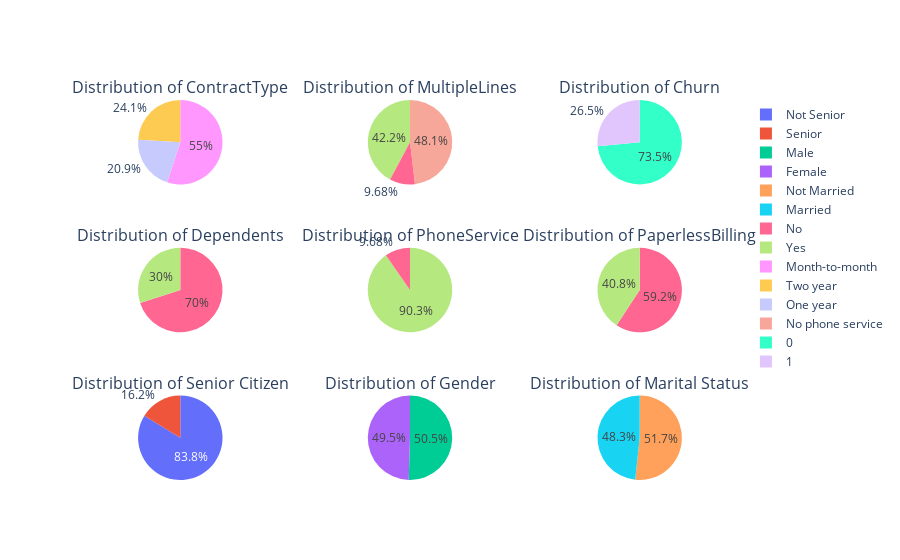

The code cell stored with this chart in its notebook:
### Code cell
# Subplotting Distribution of Data
fig = make_subplots(rows=3, cols=3, subplot_titles = ('Distribution of Senior Citizen', 
                                                      'Distribution of Gender', 
                                                      'Distribution of Marital Status', 
                                                      'Distribution of Dependents',
                                                      'Distribution of PhoneService',
                                                      'Distribution of PaperlessBilling',
                                                      'Distribution of ContractType',
                                                      'Distribution of MultipleLines',
                                                      'Distribution of Churn'), 
                    start_cell="bottom-left", specs=[[{"type":"pie"}, {"type":"pie"}, {"type":"pie"}],
                                                     [{"type":"pie"}, {"type":"pie"}, {"type":"pie"}],
                                                     [{"type":"pie"}, {"type":"pie"}, {"type":"pie"}]])

fig.add_trace(go.Pie(values = churn_pd_df.groupby('SeniorCitizen').size(), labels = churn_pd_df.SeniorCitizen.unique()),row=1, col=1)

fig.add_trace(go.Pie(values = churn_pd_df.groupby('gender').size(), labels = churn_pd_df.gender.unique()),row=1, col=2)

fig.add_trace(go.Pie(values = churn_pd_df.groupby('Partner').size(), labels = churn_pd_df.Partner.unique()), row = 1, col = 3)

fig.add_trace(go.Pie(values = churn_pd_df.groupby('Dependents').size(), labels = churn_pd_df.Dependents.unique()), row = 2, col = 1)

fig.add_trace(go.Pie(values = churn_pd_df.groupby('PhoneService').size(), labels = churn_pd_df.PhoneService.unique()), row = 2, col = 2)

fig.add_trace(go.Pie(values = churn_pd_df.groupby('PaperlessBilling').size(), labels = churn_pd_df.PaperlessBilling.unique()), row = 2, col = 3)

fig.add_trace(go.Pie(values = churn_pd_df.groupby('Contract').size(), labels = churn_pd_df.Contract.unique()), row = 3, col = 1)

fig.add_trace(go.Pie(values = churn_pd_df.groupby('MultipleLines').size(), labels = churn_pd_df.MultipleLines.unique()), row = 3, col = 2)

fig.add_trace(go.Pie(values = churn_pd_df.groupby('Churn').size(), labels = churn_pd_df.Churn.unique()), row = 3, col = 3)

# Distribution of Data
fig.show()

### Figure 1 — Plotly figure (JSON) as saved in the notebook; plotly's stock layout.template omitted (floating-point values rounded to 4 significant figures)
{"data": [{"domain": {"x": [0, 0.2889], "y": [0, 0.2222]}, "labels": ["Not Senior", "Senior"], "type": "pie", "values": [5901, 1142]}, {"domain": {"x": [0.3556, 0.6444], "y": [0, 0.2222]}, "labels": ["Female", "Male"], "type": "pie", "values": [3488, 3555]}, {"domain": {"x": [0.7111, 1], "y": [0, 0.2222]}, "labels": ["Married", "Not Married"], "type": "pie", "values": [3402, 3641]}, {"domain": {"x": [0, 0.2889], "y": [0.3889, 0.6111]}, "labels": ["No", "Yes"], "type": "pie", "values": [4933, 2110]}, {"domain": {"x": [0.3556, 0.6444], "y": [0.3889, 0.6111]}, "labels": ["No", "Yes"], "type": "pie", "values": [682, 6361]}, {"domain": {"x": [0.7111, 1], "y": [0.3889, 0.6111]}, "labels": ["Yes", "No"], "type": "pie", "values": [2872, 4171]}, {"domain": {"x": [0, 0.2889], "y": [0.7778, 1]}, "labels": ["Month-to-month", "One year", "Two year"], "type": "pie", "values": [3875, 1473, 1695]}, {"domain": {"x": [0.3556, 0.6444], "y": [0.7778, 1]}, "labels": ["No phone service", "No", "Yes"], "type": "pie", "values": [3390, 682, 2971]}, {"domain": {"x": [0.7111, 1], "y": [0.7778, 1]}, "labels": [0, 1], "type": "pie", "values": [5174, 1869]}], "layout": {"annotations": [{"font": {"size": 16}, "showarrow": false, "text": "Distribution of Senior Citizen", "x": 0.1444, "xanchor": "center", "xref": "paper", "y": 0.2222, "yanchor": "bottom", "yref": "paper"}, {"font": {"size": 16}, "showarrow": false, "text": "Distribution of Gender", "x": 0.5, "xanchor": "center", "xref": "paper", "y": 0.2222, "yanchor": "bottom", "yref": "paper"}, {"font": {"size": 16}, "showarrow": false, "text": "Distribution of Marital Status", "x": 0.8556, "xanchor": "center", "xref": "paper", "y": 0.2222, "yanchor": "bottom", "yref": "paper"}, {"font": {"size": 16}, "showarrow": false, "text": "Distribution of Dependents", "x": 0.1444, "xanchor": "center", "xref": "paper", "y": 0.6111, "yanchor": "bottom", "yref": "paper"}, {"font": {"size": 16}, "showarrow": false, "text": "Distribution of PhoneService", "x": 0.5, "xanchor": "center", "xref": "paper", "y": 0.6111, "yanchor": "bottom", "yref": "paper"}, {"font": {"size": 16}, "showarrow": false, "text": "Distribution of PaperlessBilling", "x": 0.8556, "xanchor": "center", "xref": "paper", "y": 0.6111, "yanchor": "bottom", "yref": "paper"}, {"font": {"size": 16}, "showarrow": false, "text": "Distribution of ContractType", "x": 0.1444, "xanchor": "center", "xref": "paper", "y": 1, "yanchor": "bottom", "yref": "paper"}, {"font": {"size": 16}, "showarrow": false, "text": "Distribution of MultipleLines", "x": 0.5, "xanchor": "center", "xref": "paper", "y": 1, "yanchor": "bottom", "yref": "paper"}, {"font": {"size": 16}, "showarrow": false, "text": "Distribution of Churn", "x": 0.8556, "xanchor": "center", "xref": "paper", "y": 1, "yanchor": "bottom", "yref": "paper"}]}}
